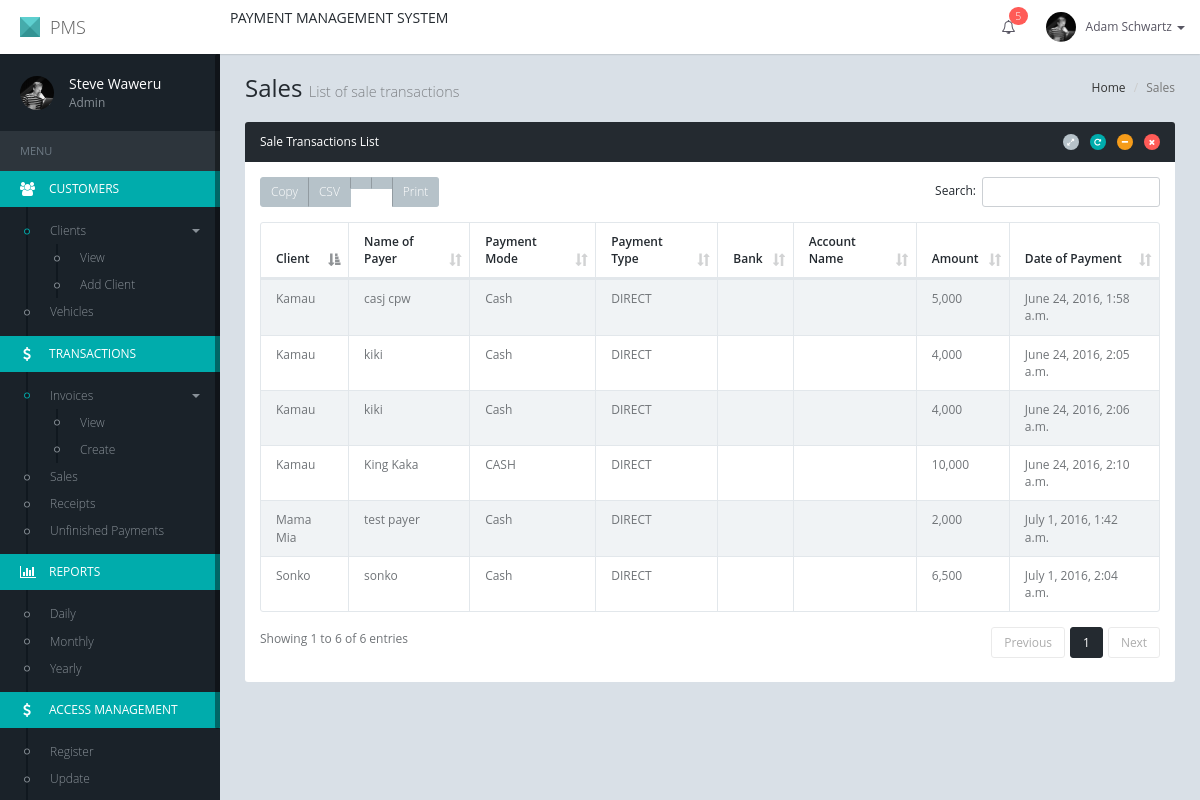
Page /transactions/payments/ on the earlier database version.
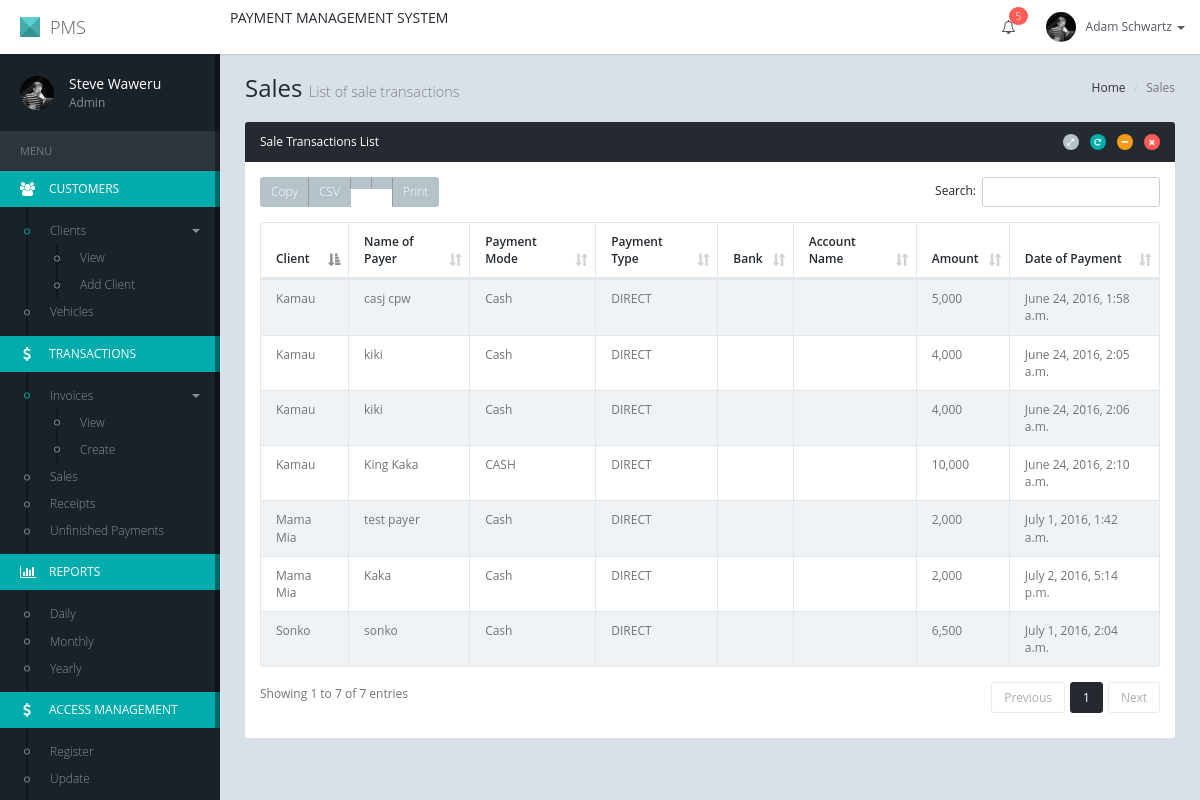
Same page on the later database version.
### dashboard/models.py (models this page shows, shortened)
class Payment(models.Model):
    customer = models.ForeignKey(Customer)
    mode_of_payment = models.CharField(max_length=20, choices=PAYMENT_MODE)
    type = models.CharField(max_length=20, choices=(('DIRECT', 'DIRECT'), ('INVOICE', 'INVOICE')), default='DIRECT')
    name_payer = models.CharField(max_length=20, blank=True, null=True)
    account_name = models.CharField(max_length=20, blank=True, null=True)
    bank = models.CharField(max_length=20, blank=True, null=True)
    amount = models.IntegerField(blank=False, null=False)
    timestamp = models.DateTimeField(auto_now_add=True, auto_now=False)
    updated = models.DateTimeField(auto_now_add=False, auto_now=True)

class Customer(models.Model):
    name = models.CharField(max_length=20, blank=False, null=False)
    email = models.EmailField(blank=True, null=True, unique=True)
    phone_number = models.CharField(max_length=20, blank=True, null=True)
    account = models.OneToOneField(Account)
    timestamp = models.DateTimeField(auto_now_add=True, auto_now=False)
    updated = models.DateTimeField(auto_now_add=False, auto_now=True)

### dashboard/views.py (the view)
# urls.py: url(r'^transactions/payments-direct/add/(?P<client_id>[0-9]+)/', views.add_payment_direct, name='add-payment-direct'),
def payments(request):
    payments = Payment.objects.all()
    return render(request, 'dashboard/sales.html', {'payments': payments})

### dashboard/templates/dashboard/sales.html (shortened to what this page needs)
{% extends 'paymentsys/base.html' %}
{% load staticfiles %}
{% load humanize %}
{% block style %}
    <link href="{% static 'plugins/DataTables/media/css/dataTables.bootstrap.min.css' %}" rel="stylesheet"/>
    <link href="{% static 'plugins/DataTables/extensions/Buttons/css/buttons.bootstrap.min.css' %}" rel="stylesheet"/>
    <link href="{% static 'plugins/DataTables/extensions/Responsive/css/responsive.bootstrap.min.css' %}"
          rel="stylesheet"/>
{% endblock %}
{% block content %}
    <div id="content" class="content">
        <ol class="breadcrumb pull-right">
            <li><a href="javascript:;">Home</a></li>
            <li class="active">Sales</li>
        </ol>
        <h1 class="page-header">Sales
            <small>List of sale transactions</small>
        </h1>
        <div class="row">
            <div class="col-md-12">
                <div class="panel panel-inverse">
                    <div class="panel-heading">
                        <div class="panel-heading-btn">
                            <a href="javascript:;" class="btn btn-xs btn-icon btn-circle btn-default"
                               data-click="panel-expand"><i class="fa fa-expand"></i></a>
                            <a href="javascript:;" class="btn btn-xs btn-icon btn-circle btn-success"
                               data-click="panel-reload"><i class="fa fa-repeat"></i></a>
                            <a href="javascript:;" class="btn btn-xs btn-icon btn-circle btn-warning"
                               data-click="panel-collapse"><i class="fa fa-minus"></i></a>
                            <a href="javascript:;" class="btn btn-xs btn-icon btn-circle btn-danger"
                               data-click="panel-remove"><i class="fa fa-times"></i></a>
                        </div>
                        <h4 class="panel-title">Sale Transactions List</h4>
                    </div>
                    <div class="panel-body">
                        <table id="data-table" class="table table-striped table-bordered">
                            <thead>
                            <tr>
                                <th>Client</th>
                                <th>Name of Payer</th>
                                <th>Payment Mode</th>
                                <th>Payment Type</th>
                                <th>Bank</th>
                                <th>Account Name</th>
                                <th>Amount</th>
                                <th>Date of Payment</th>
                            </tr>
                            </thead>
                            <tbody>
                            {% for payment in payments %}
                                <tr class="odd gradeX">
                                    <td>{{ payment.customer.name|title }}</td>
                                    <td>{{ payment.name_payer }}</td>
                                    <td>{{ payment.mode_of_payment }}</td>
                                    <td>{{ payment.type }}</td>
                                    <td>{{ payment.bank|title }}</td>
                                    <td>{{ payment.account_name }}</td>
                                    <td>{{ payment.amount|intcomma }}</td>
                                    <td>{{ payment.updated }}</td>
                                </tr>
                            {% endfor %}
                            </tbody>
                        </table>
                    </div>
                </div>
            </div>
        </div>
    </div>
{% endblock %}

Differences in the rows shown:
added Payment: customer.name "Mama Mia", name_payer "Kaka", mode_of_payment "Cash", type "DIRECT", amount "2,000", updated "July 2, 2016, 5:14 p.m."
Other differences:
text written by a page script: "Copy CSV Print Search: Showing 1 to 6 of 6 entries Previous 1 Next" → "Copy CSV Print Search: Showing 1 to 7 of 7 entries Previous 1 Next"
